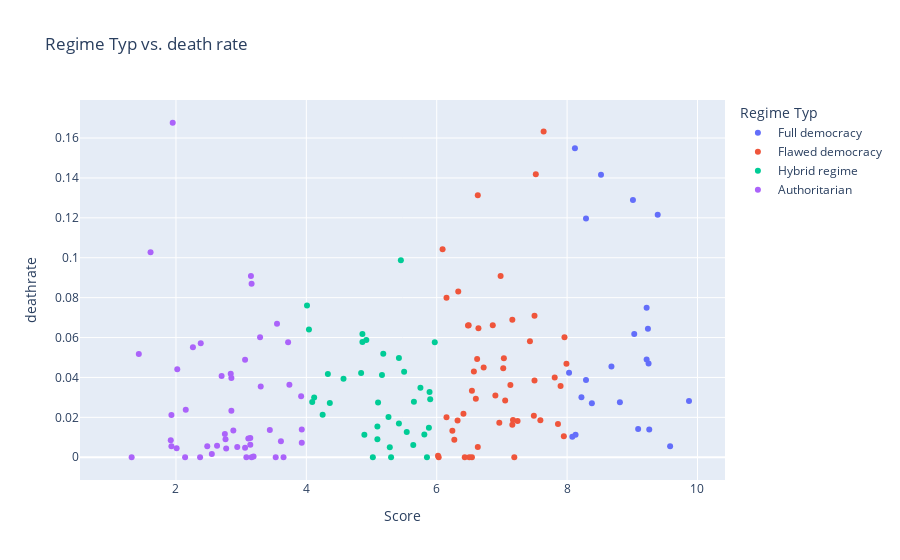

Notebook source saved alongside this figure:
### Code cell
fig = px.scatter(democracy,
    x = 'Score',
    y = 'deathrate',
    hover_name=countries,
    color='Regime Typ',
    title='Regime Typ vs. death rate')
fig.show()

### Figure 1 — Plotly figure (JSON) as saved in the notebook; plotly's stock layout.template omitted (floating-point values rounded to 4 significant figures)
{"data": [{"hovertemplate": "<b>%{hovertext}</b><br><br>Regime Typ=Full democracy<br>Score=%{x}<br>deathrate=%{y}<extra></extra>", "hovertext": ["Norway", "Iceland", "Sweden", "New Zealand", "Finland", "Ireland", "Denmark", "Canada", "Australia", "Switzerland", "Netherlands", "Luxembourg", "Germany", "United Kingdom", "Uruguay", "Spain", "Austria", "Mauritius", "Costa Rica", "France", "Chile", "Portugal"], "legendgroup": "Full democracy", "marker": {"color": "#636efa", "symbol": "circle"}, "mode": "markers", "name": "Full democracy", "showlegend": true, "type": "scatter", "x": [9.87, 9.58, 9.39, 9.26, 9.25, 9.24, 9.22, 9.22, 9.09, 9.03, 9.01, 8.81, 8.68, 8.52, 8.38, 8.29, 8.29, 8.22, 8.13, 8.12, 8.08, 8.03], "xaxis": "x", "y": [0.02818, 0.005549, 0.1215, 0.01397, 0.04704, 0.06437, 0.04901, 0.07489, 0.01414, 0.06176, 0.129, 0.02754, 0.04546, 0.1416, 0.0271, 0.1197, 0.03872, 0.03012, 0.01134, 0.1549, 0.01027, 0.04237], "yaxis": "y"}, {"hovertemplate": "<b>%{hovertext}</b><br><br>Regime Typ=Flawed democracy<br>Score=%{x}<br>deathrate=%{y}<extra></extra>", "hovertext": ["South Korea", "Japan", "United States", "Malta", "Estonia", "Israel", "Botswana", "Cape Verde", "Taiwan", "Czech Republic", "Belgium", "Cyprus", "Italy", "Slovenia", "Lithuania", "Latvia", "Greece", "South Africa", "Timor-Leste", "Slovakia", "Trinidad and Tobago", "Malaysia", "Colombia", "Panama", "Bulgaria", "Argentina", "Suriname", "Jamaica", "India", "Brazil", "Tunisia", "Philippines", "Hungary", "Ghana", "Poland", "Peru", "Croatia", "Lesotho", "Dominican Republic", "Mongolia", "Romania", "Indonesia", "Namibia", "Serbia", "Ecuador", "Thailand", "Sri Lanka", "Paraguay", "Guyana", "El Salvador", "Mexico", "Papua New Guinea", "Singapore", "Hong Kong"], "legendgroup": "Flawed democracy", "marker": {"color": "#EF553B", "symbol": "circle"}, "mode": "markers", "name": "Flawed democracy", "showlegend": true, "type": "scatter", "x": [8, 7.99, 7.96, 7.95, 7.9, 7.86, 7.81, 7.78, 7.73, 7.69, 7.64, 7.59, 7.52, 7.5, 7.5, 7.49, 7.43, 7.24, 7.19, 7.17, 7.16, 7.16, 7.13, 7.05, 7.03, 7.02, 6.98, 6.96, 6.9, 6.86, 6.72, 6.64, 6.63, 6.63, 6.62, 6.6, 6.57, 6.54, 6.54, 6.5, 6.49, 6.48, 6.43, 6.41, 6.33, 6.32, 6.27, 6.24, 6.15, 6.15, 6.09, 6.03, 6.02, 6.02], "xaxis": "x", "y": ["na", 0.04692, 0.06014, 0.01054, 0.03573, 0.01669, 0.04, "na", "na", "na", 0.1633, 0.01852, 0.1419, 0.07089, 0.03841, 0.02075, 0.0581, 0.01814, 0, 0.01873, 0.06897, 0.01634, 0.0362, 0.02848, 0.04958, 0.04461, 0.09091, 0.01731, 0.03101, 0.06614, 0.04502, 0.06467, 0.1313, 0.005085, 0.0492, 0.02929, 0.04301, 0, 0.03335, 0, 0.06614, 0.06601, 0, 0.0218, 0.08313, 0.01846, 0.008763, 0.01327, 0.08, 0.02003, 0.1043, 0, 0.000764, "na"], "yaxis": "y"}, {"hovertemplate": "<b>%{hovertext}</b><br><br>Regime Typ=Hybrid regime<br>Score=%{x}<br>deathrate=%{y}<extra></extra>", "hovertext": ["North Macedonia", "Ukraine", "Albania", "Bangladesh", "Fiji", "Senegal", "Moldova", "Montenegro", "Madagascar", "Armenia", "Malawi", "Liberia", "Honduras", "Georgia", "Bhutan", "Nepal", "Guatemala", "Kenya", "Tanzania", "Morocco", "Zambia", "Benin", "Uganda", "Mali", "Kyrgyzstan", "Sierra Leone", "Bosnia and Herzegovina", "Bolivia", "Haiti", "Lebanon", "Gambia", "Pakistan", "Nigeria", "Turkey", "Ivory Coast", "Burkina Faso", "Algeria"], "legendgroup": "Hybrid regime", "marker": {"color": "#00cc96", "symbol": "circle"}, "mode": "markers", "name": "Hybrid regime", "showlegend": true, "type": "scatter", "x": [5.97, 5.9, 5.89, 5.88, 5.85, 5.81, 5.75, 5.65, 5.64, 5.54, 5.5, 5.45, 5.42, 5.42, 5.3, 5.28, 5.26, 5.18, 5.16, 5.1, 5.09, 5.09, 5.02, 4.92, 4.89, 4.86, 4.86, 4.84, 4.57, 4.36, 4.33, 4.25, 4.12, 4.09, 4.05, 4.04, 4.01], "xaxis": "x", "y": [0.05764, 0.02903, 0.03267, 0.01473, 0, 0.01146, 0.03486, 0.02778, 0.006135, 0.0127, 0.04286, 0.09871, 0.04975, 0.01697, 0, 0.004975, 0.02016, 0.05192, 0.04126, 0.02748, 0.009067, 0.01538, 0, 0.05882, 0.01126, 0.0618, 0.05773, 0.04218, 0.0394, 0.02725, 0.04167, 0.02136, 0.03, 0.0277, "na", 0.06407, 0.07605], "yaxis": "y"}, {"hovertemplate": "<b>%{hovertext}</b><br><br>Regime Typ=Authoritarian<br>Score=%{x}<br>deathrate=%{y}<extra></extra>", "hovertext": ["Kuwait", "Jordan", "Mauritania", "Palestine", "Iraq", "Angola", "Mozambique", "Gabon", "Nicaragua", "Myanmar", "Cambodia", "Ethiopia", "Togo", "Niger", "Qatar", "Zimbabwe", "Rwanda", "Comoros", "Guinea", "Eswatini", "Russia", "Republic of the Congo", "Vietnam", "Oman", "Egypt", "Kazakhstan", "Venezuela", "Cameroon", "Afghanistan", "Cuba", "Djibouti", "United Arab Emirates", "Azerbaijan", "Sudan", "Guinea-Bissau", "Bahrain", "Belarus", "Iran", "Eritrea", "China", "Burundi", "Laos", "Libya", "Uzbekistan", "Yemen", "Tajikistan", "Saudi Arabia", "Equatorial Guinea", "Turkmenistan", "Chad", "Syria", "Central African Republic", "Democratic Republic of the Congo", "North Korea"], "legendgroup": "Authoritarian", "marker": {"color": "#ab63fa", "symbol": "circle"}, "mode": "markers", "name": "Authoritarian", "showlegend": true, "type": "scatter", "x": [3.93, 3.93, 3.92, 3.89, 3.74, 3.72, 3.65, 3.61, 3.55, 3.55, 3.53, 3.44, 3.3, 3.29, 3.19, 3.16, 3.16, 3.15, 3.14, 3.14, 3.11, 3.11, 3.08, 3.06, 3.06, 2.94, 2.88, 2.85, 2.85, 2.84, 2.77, 2.76, 2.75, 2.7, 2.63, 2.55, 2.48, 2.38, 2.37, 2.26, 2.15, 2.14, 2.02, 2.01, 1.95, 1.93, 1.93, 1.92, 1.72, 1.61, 1.43, 1.32, 1.13, 1.08], "xaxis": "x", "y": [0.007218, 0.01387, 0.03053, "na", 0.03628, 0.05769, 0, 0.007989, 0.06693, "na", 0, 0.0137, 0.0355, 0.06018, 0.0004213, 0.08696, 0, 0.09091, 0.006287, 0.009615, 0.009459, "na", 0, 0.004761, 0.04887, 0.005184, 0.01335, 0.03967, 0.02326, 0.04187, 0.004326, 0.009057, 0.01165, 0.04069, 0.00578, 0.001593, 0.005554, 0.05713, 0, 0.05517, 0.02381, 0, 0.04412, 0.004553, 0.1677, 0.02118, 0.005497, 0.008485, "na", 0.1028, 0.05172, 0, "na", "na"], "yaxis": "y"}], "layout": {"legend": {"title": {"text": "Regime Typ"}, "tracegroupgap": 0}, "title": {"text": "Regime Typ vs. death rate"}, "xaxis": {"anchor": "y", "domain": [0, 1], "title": {"text": "Score"}}, "yaxis": {"anchor": "x", "domain": [0, 1], "title": {"text": "deathrate"}}}}
